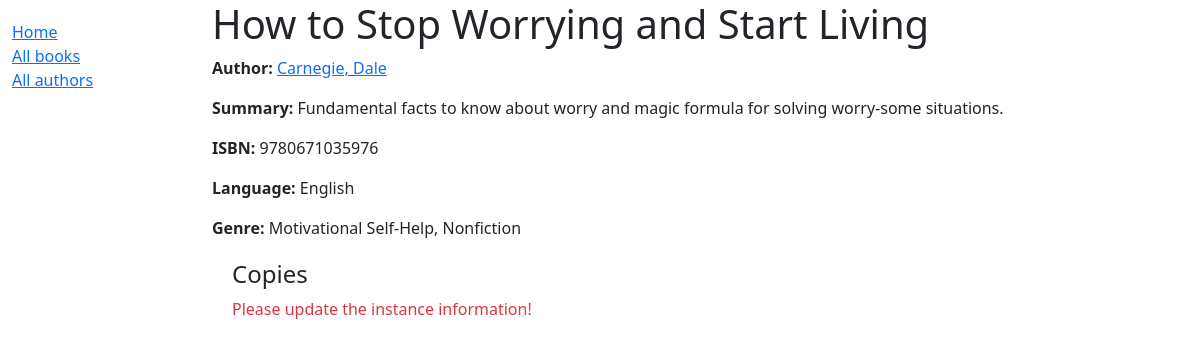
The page /catalog/book/35 on the database as committed earlier.
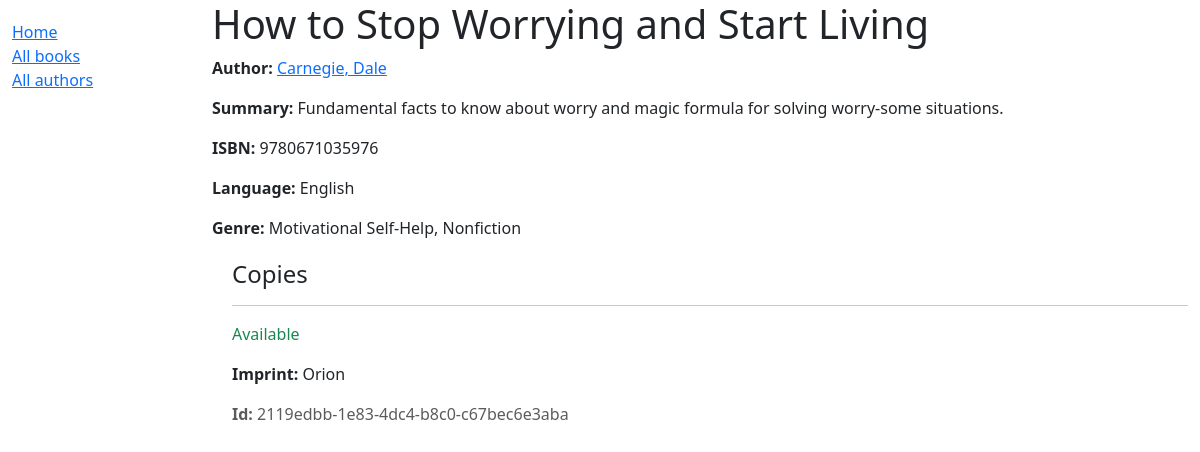
The same page on the database as committed later.
### catalog/models.py (models this page shows, shortened)
class Book(models.Model):
    title = models.CharField(max_length=200)
    author = models.ForeignKey('Author', on_delete=models.RESTRICT, null=True)
    summary = models.TextField(
        max_length=1000,
        help_text="Enter a brief description of the book",
    )
    isbn = models.CharField(
        'ISBN',
        max_length=13,
        unique=True,
        help_text='13 Character <a href="https://www.isbn-international.org/'
                  'content/what-isbn">ISBN number</a>',
    )
    genre = models.ManyToManyField(
        Genre,
        help_text="Select a genre for this book",
    )   # each genre can have many books and a book can have multiple genres
    def display_genre(self):
        """Create a string for the Genre. Required to display in Admin."""
        return '; '.join(genre.name for genre in self.genre.all()[:3])
    display_genre.short_description = 'Genre'
    language = models.ForeignKey(
        Language, on_delete=models.SET_NULL, null=True
    )
    class Meta:
        ordering = ['title', 'author']

class Author(models.Model):
    first_name = models.CharField(max_length=100)
    last_name = models.CharField(max_length=100)
    date_of_birth = models.DateField(null=True, blank=True)
    date_of_death = models.DateField('Died', null=True, blank=True)
    class Meta:
        ordering = ['last_name', 'first_name']
    def get_absolute_url(self):
        return reverse('catalog:author-detail', args=[str(self.id)])
    def __str__(self) -> str:
        return f'{self.last_name}, {self.first_name}'

class Language(models.Model):
    name = models.CharField(max_length=200,
                            unique=True,
                            help_text="Enter the book's natural language "
                                      "(e.g. English, French etc.)")
    def __str__(self) -> str:
        return self.name
    class Meta:
        constraints = [
            UniqueConstraint(
                Lower('name'),
                name='language_name_case_insensitive_unique',
                violation_error_message='Language already exists '
                                        '(case insensitive match)'
            ),
        ]

class Genre(models.Model):
    name = models.CharField(
        max_length=200,
        unique=True,
        help_text="Enter a book genre (e.g. Fantasy, French Poetry etc.)"
    )
    def __str__(self) -> str:
        return self.name
    class Meta:
        constraints = [
            UniqueConstraint(
                Lower('name'),
                name='genre_name_case_insensitive_unique',
                violation_error_message="Genre already exists "
                                        "(case insensitive match)"
            ),
        ]

class BookInstance(models.Model):
    id = models.UUIDField(
        primary_key=True, default=uuid.uuid4,
        help_text="Unique ID for this particular book across whole library"
    )
    book = models.ForeignKey(Book, on_delete=models.RESTRICT, null=True)
    imprint = models.CharField(max_length=200)
    due_back = models.DateField(null=True, blank=True)
    LOAN_STATUS = (
        ('m', 'Maintenance'),
        ('o', 'On loan'),
        ('a', 'Available'),
        ('r', 'Reserved'),
    )
    status = models.CharField(
        max_length=1,
        choices=LOAN_STATUS,
        blank=True,
        default='m',
        help_text='Book availability',
    )
    class Meta:
        ordering = ['book', 'due_back']

### catalog/views.py (the view)
# urls.py: path('book/<int:pk>', views.BookDetailView.as_view(), name='book-detail'),
class BookDetailView(generic.DetailView):
    model = Book

### catalog/templates/catalog/book_detail.html (shortened to what this page needs)
{% extends 'base_generic.html' %}
{% block content %}
    <h1>{{ object.title }}</h1>
    <p><strong>Author:</strong> <a href="{{ book.author.get_absolute_url }}">{{ book.author }}</a></p>
    <p><strong>Summary:</strong> {{ object.summary }}</p>
    <p><strong>ISBN:</strong> {{ book.isbn }}</p>
    <p><strong>Language:</strong> {{ book.language }}</p>
    <p><strong>Genre:</strong> {{ object.genre.all|join:", " }}</p>
    <div style="margin-left:20px;margin-top:20px;">
        <h4>Copies</h4>
        {% for copy in book.bookinstance_set.all %}
            <hr>
            <p class="{% if copy.status == 'a' %}text-success
                    {% elif copy.status == 'm' %}text-danger
                    {% else %}text-warning
                    {% endif %}">
                {{ copy.get_status_display }}
            </p>
            <p><strong>Imprint: </strong>{{ copy.imprint }}</p>
            <p class="text-muted"><strong>Id:</strong> {{ copy.id }}</p>
        {% empty %}
                <p class="text-danger">Please update the instance information!</p>
        {% endfor %}
    </div>
{% endblock %}

### catalog/templates/base_generic.html (shortened to what this page needs)
<!DOCTYPE html>
<html lang="en">
    <head>
        <link rel="stylesheet"
            href="https://cdn.jsdelivr.net/npm/bootstrap@5.3.3/dist/css/bootstrap.min.css"
>
        {% load static %}
        <link rel="stylesheet" href="{% static 'css/styles.css' %}">
    </head>
    <body>
        <div class="container-fluid">
            <div class="row">
                <div class="col-sm-2">
                    {% block sidebar %}
                        <ul class="sidebar-nav">
                            <li><a href="{% url 'catalog:index' %}">Home</a></li>
                            <li><a href="{% url 'catalog:books' %}">All books</a></li>
                            <li><a href="{% url 'catalog:authors' %}">All authors</a></li>
                        </ul>
                    {% endblock %}
                </div>
                <div class="col-sm-10">
                    {% block content %}
                    {% endblock %}
                </div>
            </div>
        </div>
    </body>
</html>

### catalog/static/css/styles.css (style rules this page uses)
.sidebar-nav { margin-top: 20px; padding: 0; list-style: none; }

Rows that differ between the two databases and show on the page:
added BookInstance: status "Available", imprint "Orion", id "2119edbb-1e83-4dc4-b8c0-c67bec6e3aba"
Other text that changed with them:
text no longer shown: "Please update the instance information!"
